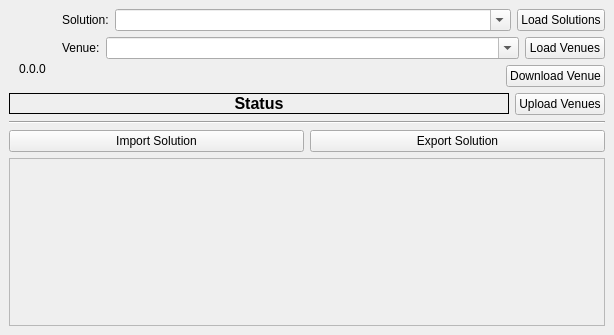
<?xml version="1.0" encoding="UTF-8"?>
<ui version="4.0">
    <class>geo_companion_dock_widget</class>
    <widget class="QDockWidget" name="geo_companion_dock_widget">
        <property name="geometry">
            <rect>
                <x>0</x>
                <y>0</y>
                <width>614</width>
                <height>335</height>
            </rect>
        </property>
        <property name="sizePolicy">
            <sizepolicy hsizetype="Expanding" vsizetype="Expanding">
                <horstretch>1</horstretch>
                <verstretch>1</verstretch>
            </sizepolicy>
        </property>
        <property name="windowTitle">
            <string>MapsIndoors Editor</string>
        </property>
        <widget class="QWidget" name="dockWidgetContents">
            <property name="enabled">
                <bool>true</bool>
            </property>
            <property name="sizePolicy">
                <sizepolicy hsizetype="Expanding" vsizetype="Expanding">
                    <horstretch>1</horstretch>
                    <verstretch>1</verstretch>
                </sizepolicy>
            </property>
            <layout class="QVBoxLayout" name="verticalLayout" stretch="0,0,0,0,0">
                <property name="sizeConstraint">
                    <enum>QLayout::SetMinimumSize</enum>
                </property>
                <item>
                    <layout class="QHBoxLayout" name="horizontalLayout_2" stretch="0,0">
                        <property name="bottomMargin">
                            <number>0</number>
                        </property>
                        <item>
                            <layout class="QVBoxLayout" name="verticalLayout_3">
                                <property name="leftMargin">
                                    <number>10</number>
                                </property>
                                <property name="rightMargin">
                                    <number>10</number>
                                </property>
                                <item>
                                    <widget class="QLabel" name="icon_label">
                                        <property name="text">
                                            <string/>
                                        </property>
                                    </widget>
                                </item>
                                <item>
                                    <widget class="QLabel" name="version_label">
                                        <property name="text">
                                            <string>0.0.0</string>
                                        </property>
                                        <property name="alignment">
                                            <set>Qt::AlignCenter</set>
                                        </property>
                                        <property name="openExternalLinks">
                                            <bool>false</bool>
                                        </property>
                                    </widget>
                                </item>
                            </layout>
                        </item>
                        <item>
                            <layout class="QVBoxLayout" name="verticalLayout_2">
                                <item>
                                    <layout class="QHBoxLayout" name="horizontalLayout_4">
                                        <item>
                                            <widget class="QLabel" name="label">
                                                <property name="sizePolicy">
                                                    <sizepolicy hsizetype="Maximum" vsizetype="Preferred">
                                                        <horstretch>0</horstretch>
                                                        <verstretch>0</verstretch>
                                                    </sizepolicy>
                                                </property>
                                                <property name="text">
                                                    <string>Solution:</string>
                                                </property>
                                            </widget>
                                        </item>
                                        <item>
                                            <widget class="QComboBox" name="solution_combo_box">
                                                <property name="sizePolicy">
                                                    <sizepolicy hsizetype="MinimumExpanding" vsizetype="Fixed">
                                                        <horstretch>0</horstretch>
                                                        <verstretch>0</verstretch>
                                                    </sizepolicy>
                                                </property>
                                                <property name="editable">
                                                    <bool>true</bool>
                                                </property>
                                            </widget>
                                        </item>
                                        <item>
                                            <widget class="QPushButton" name="solution_reload_button">
                                                <property name="sizePolicy">
                                                    <sizepolicy hsizetype="Maximum" vsizetype="Fixed">
                                                        <horstretch>0</horstretch>
                                                        <verstretch>0</verstretch>
                                                    </sizepolicy>
                                                </property>
                                                <property name="text">
                                                    <string>Load Solutions</string>
                                                </property>
                                            </widget>
                                        </item>
                                    </layout>
                                </item>
                                <item>
                                    <layout class="QHBoxLayout" name="horizontalLayout_5">
                                        <item>
                                            <widget class="QLabel" name="label_2">
                                                <property name="sizePolicy">
                                                    <sizepolicy hsizetype="Maximum" vsizetype="Preferred">
                                                        <horstretch>0</horstretch>
                                                        <verstretch>0</verstretch>
                                                    </sizepolicy>
                                                </property>
                                                <property name="text">
                                                    <string>Venue:</string>
                                                </property>
                                            </widget>
                                        </item>
                                        <item>
                                            <widget class="QComboBox" name="venue_combo_box">
                                                <property name="sizePolicy">
                                                    <sizepolicy hsizetype="MinimumExpanding" vsizetype="Fixed">
                                                        <horstretch>0</horstretch>
                                                        <verstretch>0</verstretch>
                                                    </sizepolicy>
                                                </property>
                                                <property name="editable">
                                                    <bool>true</bool>
                                                </property>
                                            </widget>
                                        </item>
                                        <item>
                                            <widget class="QPushButton" name="venue_reload_button">
                                                <property name="sizePolicy">
                                                    <sizepolicy hsizetype="Maximum" vsizetype="Fixed">
                                                        <horstretch>0</horstretch>
                                                        <verstretch>0</verstretch>
                                                    </sizepolicy>
                                                </property>
                                                <property name="text">
                                                    <string>Load Venues</string>
                                                </property>
                                            </widget>
                                        </item>
                                    </layout>
                                </item>
                                <item>
                                    <layout class="QHBoxLayout" name="horizontalLayout_3">
                                        <item>
                                            <spacer name="horizontalSpacer_3">
                                                <property name="orientation">
                                                    <enum>Qt::Horizontal</enum>
                                                </property>
                                                <property name="sizeHint" stdset="0">
                                                    <size>
                                                        <width>40</width>
                                                        <height>20</height>
                                                    </size>
                                                </property>
                                            </spacer>
                                        </item>
                                        <item>
                                            <spacer name="horizontalSpacer">
                                                <property name="orientation">
                                                    <enum>Qt::Horizontal</enum>
                                                </property>
                                                <property name="sizeHint" stdset="0">
                                                    <size>
                                                        <width>40</width>
                                                        <height>20</height>
                                                    </size>
                                                </property>
                                            </spacer>
                                        </item>
                                        <item>
                                            <widget class="QPushButton" name="sync_button">
                                                <property name="sizePolicy">
                                                    <sizepolicy hsizetype="Maximum" vsizetype="Fixed">
                                                        <horstretch>0</horstretch>
                                                        <verstretch>0</verstretch>
                                                    </sizepolicy>
                                                </property>
                                                <property name="text">
                                                    <string>Download Venue</string>
                                                </property>
                                            </widget>
                                        </item>
                                    </layout>
                                </item>
                            </layout>
                        </item>
                    </layout>
                </item>
                <item>
                    <layout class="QHBoxLayout" name="horizontalLayout_6">
                        <item>
                            <widget class="QLabel" name="changes_label">
                                <property name="sizePolicy">
                                    <sizepolicy hsizetype="MinimumExpanding" vsizetype="Maximum">
                                        <horstretch>0</horstretch>
                                        <verstretch>0</verstretch>
                                    </sizepolicy>
                                </property>
                                <property name="font">
                                    <font>
                                        <pointsize>12</pointsize>
                                        <weight>75</weight>
                                        <bold>true</bold>
                                    </font>
                                </property>
                                <property name="autoFillBackground">
                                    <bool>false</bool>
                                </property>
                                <property name="frameShape">
                                    <enum>QFrame::Panel</enum>
                                </property>
                                <property name="frameShadow">
                                    <enum>QFrame::Plain</enum>
                                </property>
                                <property name="text">
                                    <string>Status</string>
                                </property>
                                <property name="alignment">
                                    <set>Qt::AlignCenter</set>
                                </property>
                                <property name="margin">
                                    <number>2</number>
                                </property>
                            </widget>
                        </item>
                        <item>
                            <widget class="QPushButton" name="upload_button">
                                <property name="sizePolicy">
                                    <sizepolicy hsizetype="Maximum" vsizetype="Fixed">
                                        <horstretch>0</horstretch>
                                        <verstretch>0</verstretch>
                                    </sizepolicy>
                                </property>
                                <property name="text">
                                    <string>Upload Venues</string>
                                </property>
                            </widget>
                        </item>
                    </layout>
                </item>
                <item>
                    <widget class="Line" name="line">
                        <property name="orientation">
                            <enum>Qt::Horizontal</enum>
                        </property>
                    </widget>
                </item>
                <item>
                    <layout class="QHBoxLayout" name="sync_layout">
                        <item>
                            <widget class="QPushButton" name="import_button">
                                <property name="text">
                                    <string>Import Solution</string>
                                </property>
                            </widget>
                        </item>
                        <item>
                            <widget class="QPushButton" name="export_button">
                                <property name="text">
                                    <string>Export Solution</string>
                                </property>
                            </widget>
                        </item>
                    </layout>
                </item>
                <item>
                    <widget class="QScrollArea" name="scrollArea">
                        <property name="sizePolicy">
                            <sizepolicy hsizetype="Minimum" vsizetype="MinimumExpanding">
                                <horstretch>0</horstretch>
                                <verstretch>0</verstretch>
                            </sizepolicy>
                        </property>
                        <property name="frameShape">
                            <enum>QFrame::StyledPanel</enum>
                        </property>
                        <property name="frameShadow">
                            <enum>QFrame::Sunken</enum>
                        </property>
                        <property name="sizeAdjustPolicy">
                            <enum>QAbstractScrollArea::AdjustIgnored</enum>
                        </property>
                        <property name="widgetResizable">
                            <bool>true</bool>
                        </property>
                        <property name="alignment">
                            <set>Qt::AlignLeading|Qt::AlignLeft|Qt::AlignTop</set>
                        </property>
                        <widget class="QWidget" name="layoutWidget">
                            <property name="geometry">
                                <rect>
                                    <x>0</x>
                                    <y>0</y>
                                    <width>16</width>
                                    <height>16</height>
                                </rect>
                            </property>
                            <property name="sizePolicy">
                                <sizepolicy hsizetype="Maximum" vsizetype="Maximum">
                                    <horstretch>0</horstretch>
                                    <verstretch>0</verstretch>
                                </sizepolicy>
                            </property>
                            <property name="minimumSize">
                                <size>
                                    <width>0</width>
                                    <height>0</height>
                                </size>
                            </property>
                            <layout class="QGridLayout" name="entry_point_grid" rowstretch="0"
                                    columnstretch="0">
                                <property name="sizeConstraint">
                                    <enum>QLayout::SetNoConstraint</enum>
                                </property>
                                <property name="leftMargin">
                                    <number>6</number>
                                </property>
                                <property name="topMargin">
                                    <number>6</number>
                                </property>
                                <property name="rightMargin">
                                    <number>6</number>
                                </property>
                                <property name="bottomMargin">
                                    <number>6</number>
                                </property>
                                <property name="spacing">
                                    <number>6</number>
                                </property>
                            </layout>
                        </widget>
                    </widget>
                </item>
            </layout>
        </widget>
    </widget>
    <resources/>
    <connections/>
</ui>
